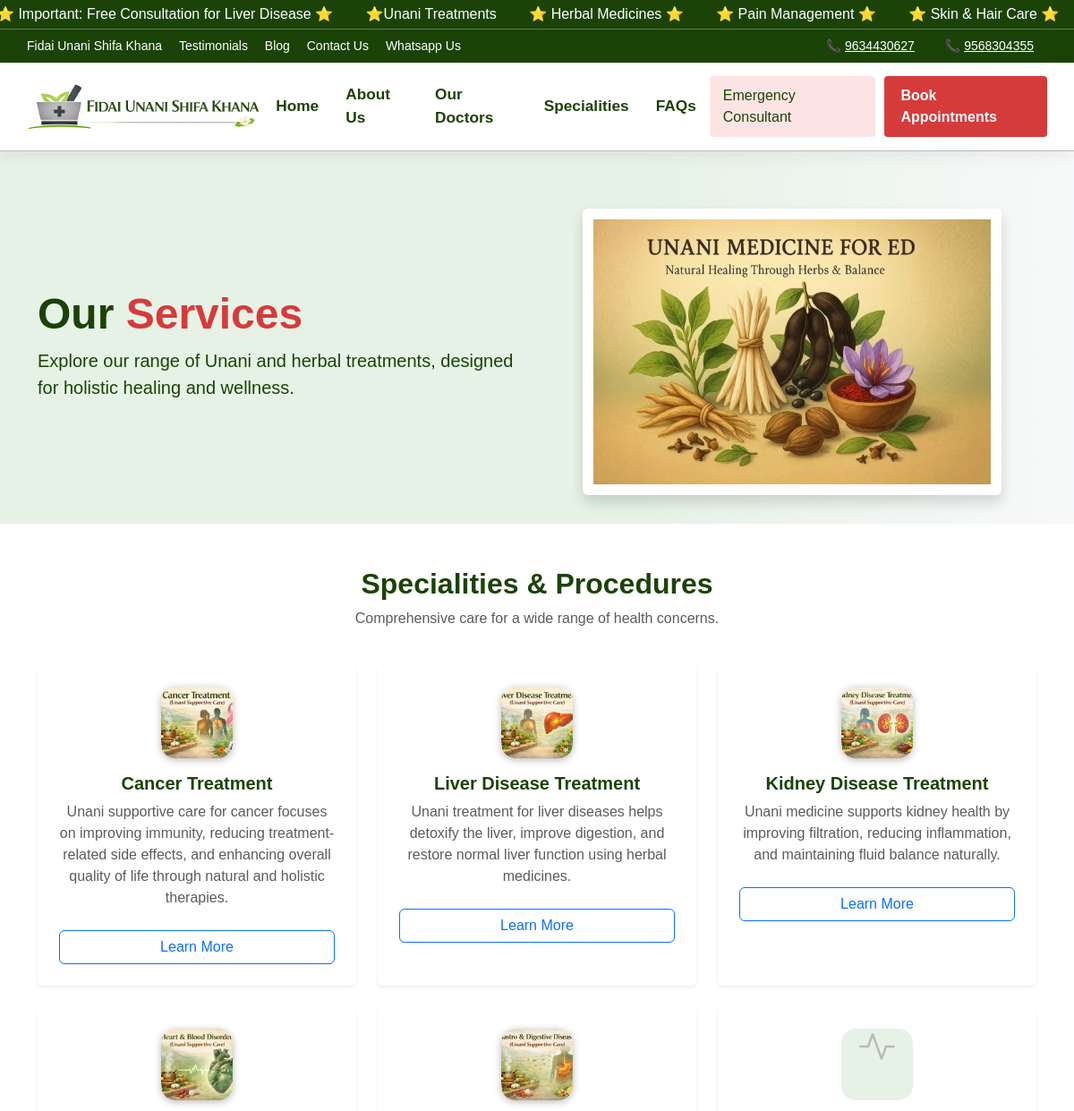
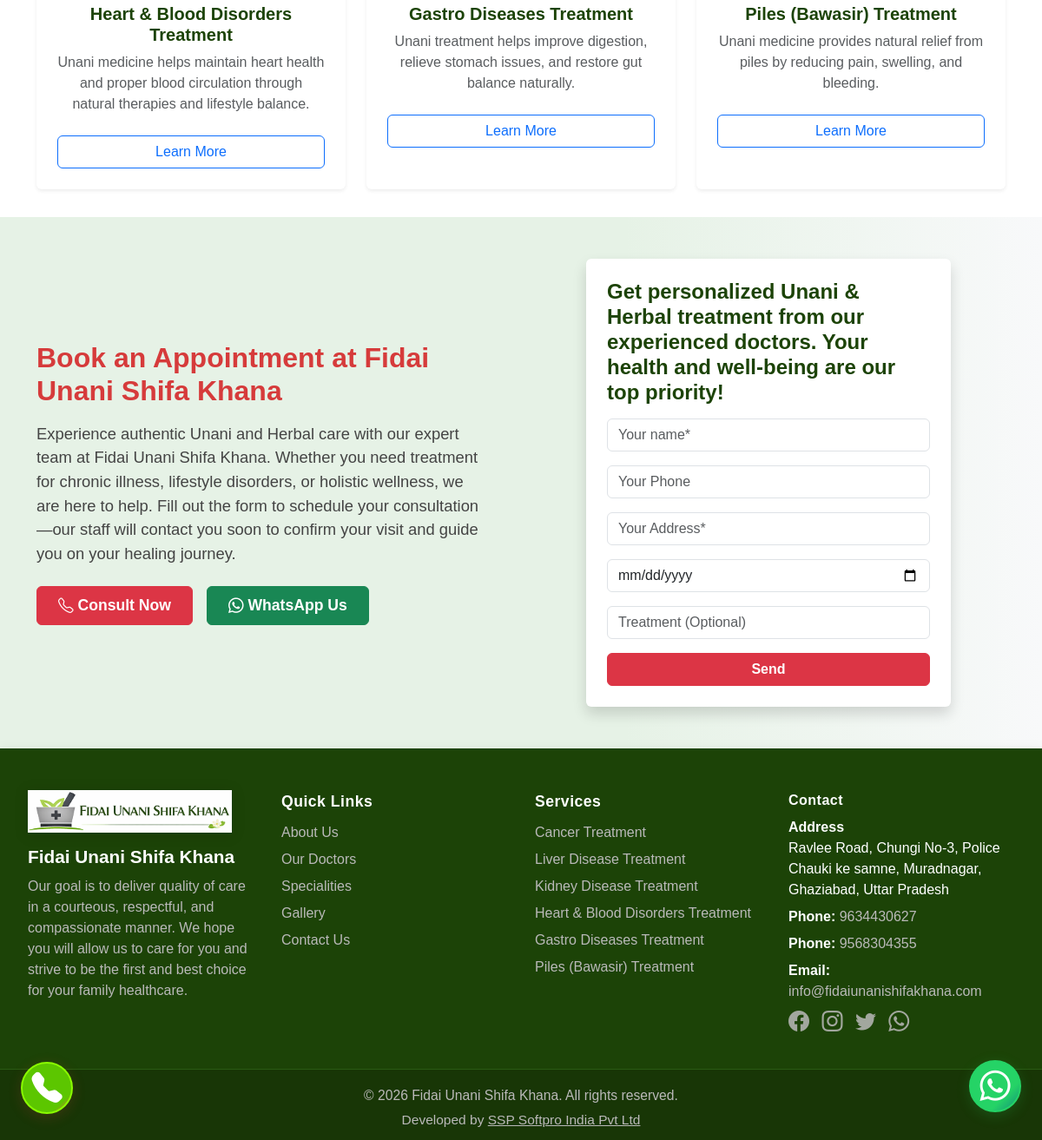
/services.php, run on the app's committed database (2 pictures, top to bottom).
### tables this page shows
CREATE TABLE `treatments` (
  `id` int(11) NOT NULL,
  `title` varchar(255) NOT NULL,
  `slug` varchar(255) NOT NULL,
  `short_description` text DEFAULT NULL,
  `full_description` longtext DEFAULT NULL,
  `symptoms` text DEFAULT NULL,
  `causes` text DEFAULT NULL,
  `procedure` text DEFAULT NULL,
  `medicines` text DEFAULT NULL,
  `duration` varchar(255) DEFAULT NULL,
  `side_effects` text DEFAULT NULL,
  `precautions` text DEFAULT NULL,
  `doctor_name` varchar(255) DEFAULT NULL,
  `related_treatments` varchar(255) DEFAULT NULL,
  `status` enum('active','inactive') DEFAULT 'active',
  `feature_image` varchar(255) DEFAULT NULL,
  `meta_title` varchar(255) DEFAULT NULL,
  `meta_description` text DEFAULT NULL,
  `meta_keywords` text DEFAULT NULL,
  `created_at` datetime DEFAULT NULL,
  `updated_at` datetime DEFAULT NULL,
  `features` text DEFAULT NULL,
  `care_plans` text DEFAULT NULL,
  `core_values` text DEFAULT NULL,
  `health_tips` text DEFAULT NULL
);

### includes/treatment-html.php (called while the page is built, shortened)
<?php
if (!function_exists('sanitize_treatment_editor_html')) {
    function sanitize_treatment_editor_html($html) {
        $html = (string) $html;
        $html = preg_replace('/<\s*script\b[^>]*>[\s\S]*?<\s*\/\s*script\s*>/i', '', $html);
        $html = preg_replace('/<\s*style\b[^>]*>[\s\S]*?<\s*\/\s*style\s*>/i', '', $html);
        $html = preg_replace('/<\s*(iframe|object|embed|form|input|textarea|select|button|link|meta|base)\b[^>]*>[\s\S]*?<\s*\/\s*\1\s*>/i', '', $html);
        $html = preg_replace('/<\s*(iframe|object|embed|link|meta|base)\b[^>]*\/?>/i', '', $html);
        $html = preg_replace('/\s+on\w+\s*=\s*(["\']).*?\1/iu', '', $html);
        $html = preg_replace('/\s+on\w+\s*=\s*[^\s>]*/iu', '', $html);
        $html = preg_replace('/javascript\s*:/iu', 'blocked:', $html);
        return trim($html);
    }
}

### services.php (the view, shortened to what this page needs)
<?php
require_once 'includes/treatment-html.php';
include 'includes/header.php';
$services = mysqli_query($conn, "SELECT t.*, c.name as category_name FROM treatments t LEFT JOIN categories c ON FIND_IN_SET(c.id, t.related_treatments) > 0 WHERE t.status='active' ORDER BY t.created_at DESC");
?>
<section class="services-hero-section section-bg" style="padding: 64px 0 32px 0; background: linear-gradient(90deg, #e6f2e6 60%, #f8f9fa 100%);">
  <div class="container">
    <div class="row align-items-center">
      <div class="col-md-6 mb-4 mb-md-0">
        <h1 class="display-5 fw-bold" style="color:#1c4307;">Our <span style="color:#d63b3b;">Services</span></h1>
        <p class="lead" style="color:#1c4307;">Explore our range of Unani and herbal treatments, designed for holistic healing and wellness.</p>
      </div>
      <div class="col-md-6 text-center">
        <img src="assets/images/services/10.webp" alt="Our Services" class="img-fluid rounded shadow" style="max-height:320px; background:#fff; padding:12px;">
      </div>
    </div>
  </div>
</section>
<section class="services-list-section" style="padding: 48px 0 32px 0;">
  <div class="container">
    <div class="row mb-4">
      <div class="col text-center">
        <h2 class="fw-bold" style="color:#1c4307;">Specialities & Procedures</h2>
        <p class="text-muted">Comprehensive care for a wide range of health concerns.</p>
      </div>
    </div>
    <div class="row g-4 justify-content-center">
      <?php if(mysqli_num_rows($services) > 0): ?>
        <?php while($service = mysqli_fetch_assoc($services)): ?>
          <div class="col-md-4">
            <div class="card h-100 shadow-sm border-0 text-center p-4">
              <div class="mb-3">
                <?php if(!empty($service['feature_image']) && file_exists('assets/images/treatments/' . $service['feature_image'])): ?>
                  <img src="assets/images/treatments/<?php echo htmlspecialchars($service['feature_image']); ?>" alt="<?php echo htmlspecialchars($service['title']); ?>" style="height:80px;width:80px;object-fit:cover;border-radius:16px;box-shadow:0 2px 8px #bab9b9;background:#fff;">
                <?php else: ?>
                  <span style="display:inline-block;width:80px;height:80px;background:#e6f2e6;border-radius:16px;"><i class="bi bi-activity" style="font-size:2.5rem;color:#bab9b9;line-height:80px;"></i></span>
                <?php endif; ?>
              </div>
              <h5 class="fw-bold" style="color:#1c4307;"><?php echo htmlspecialchars($service['title']); ?></h5>
              <p class="text-muted"><?php echo htmlspecialchars(strip_tags(sanitize_treatment_editor_html($service['short_description'] ?? $service['description'] ?? ''))); ?></p>
              <a href="services/<?php echo urlencode($service['slug']); ?>" class="btn btn-outline-primary mt-2">Learn More</a>
            </div>
          </div>
        <?php endwhile; ?>
      <?php else: ?>
        <div class="col-12 text-center text-muted">No services found.</div>
      <?php endif; ?>
    </div>
  </div>
</section>
<section class="book-appointment-section py-5" style="background:linear-gradient(90deg,#e6f2e6 60%,#f8f9fa 100%);">
  <div class="container">
    <div class="row align-items-center">
      <div class="col-lg-6 mb-4 mb-lg-0">
        <h2 class="mb-3" style="font-weight:800;color:#d63b3b;">Book an Appointment at Fidai Unani Shifa Khana</h2>
        <p style="color:#444;font-size:1.15rem;max-width:520px;">Experience authentic Unani and Herbal care with our expert team at Fidai Unani Shifa Khana. Whether you need treatment for chronic illness, lifestyle disorders, or holistic wellness, we are here to help. Fill out the form to schedule your consultation—our staff will contact you soon to confirm your visit and guide you on your healing journey.</p>
        <div class="d-flex flex-wrap gap-3 mt-4">
          <a href="tel:9999446622" class="btn btn-danger px-4 py-2" style="font-weight:600;font-size:1.1rem;"><i class="bi bi-telephone"></i> Consult Now</a>
          <a href="https://wa.me/919999999999" class="btn btn-success px-4 py-2" style="font-weight:600;font-size:1.1rem;"><i class="bi bi-whatsapp"></i> WhatsApp Us</a>
        </div>
      </div>
      <div class="col-lg-6">
        <div class="p-4 shadow rounded bg-white" style="max-width:420px;margin:0 auto;">
          <h4 class="mb-3" style="font-weight:700;color:#1c4307;">Get personalized Unani & Herbal treatment from our experienced doctors. Your health and well-being are our top priority!</h4>
          <form method="post" action="">
						<div class="mb-3">
							<input type="text" class="form-control mb-2" name="name" placeholder="Your name*" required>
						</div>
						<div class="mb-3">
							<input type="tel" class="form-control mb-2" name="phone" placeholder="Your Phone" required>
						</div>
						<div class="mb-3">
							<input type="text" class="form-control mb-2" name="address" placeholder="Your Address*" required>
						</div>
						<div class="mb-3">
							<input type="date" class="form-control mb-2" name="date" placeholder="Preferred Date">
						</div>
						<div class="mb-3">
							<input type="text" class="form-control mb-2" name="treatment" placeholder="Treatment (Optional)">
						</div>
						<button type="submit" class="btn btn-danger w-100" style="font-weight:700;">Send</button>
					</form>
        </div>
      </div>
    </div>
  </div>
</section>
<?php include 'includes/footer.php'; ?>

### includes/footer.php (shortened to what this page needs)
	<footer class="site-footer">
		<div class="footer-main">
			<?php
			require_once __DIR__ . '/config.php';
			$settings = [];
			$result = $conn->query("SELECT `key`, `value` FROM settings");
			while($row = $result->fetch_assoc()) {
				$settings[$row['key']] = $row['value'];
			}
			?>
			<div class="footer-section footer-brand">
					<img src="<?php echo htmlspecialchars($settings['logo'] ?? 'assets/images/logo/logo-light.png'); ?>" alt="<?php echo htmlspecialchars($settings['site_name'] ?? 'Fidai Unani Shifa Khana'); ?>" class="footer-logo">
					<div class="footer-title"><?php echo htmlspecialchars($settings['site_name'] ?? 'Fidai Unani Shifa Khana'); ?></div>
					<div class="footer-desc"><?php echo htmlspecialchars($settings['footer_about'] ?? 'Your trusted destination for Unani & Herbal healthcare, wellness, and holistic treatments.'); ?></div>
			</div>
			<div class="footer-section footer-links">
				<div class="footer-heading">Quick Links</div>
				<a href="about">About Us</a>
				<a href="doctors">Our Doctors</a>
				<a href="services">Specialities</a>
				<a href="#">Gallery</a>
				<a href="contact">Contact Us</a>
			</div>
			<div class="footer-section footer-services">
				<div class="footer-heading">Services</div>
				<?php
				$footerServices = $conn->query("SELECT title, slug FROM treatments WHERE status='active' ORDER BY created_at DESC LIMIT 6");
				if ($footerServices && $footerServices->num_rows > 0):
					while ($svc = $footerServices->fetch_assoc()):
				?>
					<a href="services/<?php echo urlencode($svc['slug'] ?? ''); ?>">
						<?php echo htmlspecialchars($svc['title'] ?? ''); ?>
					</a>
				<?php
					endwhile;
				endif;
				?>
			</div>
			<div class="footer-section footer-contact">
				<div class="footer-heading">Contact</div>
				<div><b>Address</b> <br><?php echo nl2br(htmlspecialchars($settings['address'] ?? '')); ?></div>
				<?php if(!empty($settings['phone'])):
				  $phones = explode(',', $settings['phone']);
				  foreach($phones as $ph): ?>
					<div><b>Phone:</b> <a href="tel:<?php echo trim($ph); ?>"><?php echo trim($ph); ?></a></div>
				<?php endforeach; endif; ?>
				<div><b>Email:</b> <a href="mailto:<?php echo htmlspecialchars($settings['email'] ?? ''); ?>"><?php echo htmlspecialchars($settings['email'] ?? ''); ?></a></div>
				<div class="footer-social">
					<?php if(!empty($settings['facebook'])): ?><a href="<?php echo htmlspecialchars($settings['facebook']); ?>" title="Facebook" aria-label="Facebook" style="color:#bab9b9;"><i class="bi bi-facebook" style="font-size: 1.5rem;"></i></a><?php endif; ?>
					<?php if(!empty($settings['instagram'])): ?><a href="<?php echo htmlspecialchars($settings['instagram']); ?>" title="Instagram" aria-label="Instagram" style="color:#bab9b9;"><i class="bi bi-instagram" style="font-size: 1.5rem;"></i></a><?php endif; ?>
					<?php if(!empty($settings['twitter'])): ?><a href="<?php echo htmlspecialchars($settings['twitter']); ?>" title="Twitter" aria-label="Twitter" style="color:#bab9b9;"><i class="bi bi-twitter" style="font-size: 1.5rem;"></i></a><?php endif; ?>
					<?php if(!empty($settings['whatsapp'])): ?><a href="https://wa.me/<?php echo htmlspecialchars($settings['whatsapp']); ?>" title="WhatsApp" aria-label="WhatsApp" style="color:#bab9b9;"><i class="bi bi-whatsapp" style="font-size: 1.5rem;"></i></a><?php endif; ?>
				</div>
			</div>
		</div>
		<div class="footer-bottom">
			<div><?php echo htmlspecialchars($settings['footer_copyright'] ?? '© 2026 Fidai Unani Shifa Khana. All rights reserved.'); ?></div>
			<div class="footer-dev">Developed by <a href="http://sspsoftproindia.com/" target="_blank">SSP Softpro India Pvt Ltd</a></div>
		</div>
	</footer>
	<a href="tel:+919634430627" class="sticky-contact-btn sticky-call-btn" title="Call Now" style="z-index:10001;">
		<i class="bi bi-telephone-fill"></i>
	</a>
	<a href="https://wa.me/9634430627" target="_blank" class="sticky-contact-btn sticky-whatsapp-btn" title="WhatsApp" style="z-index:10000;">
		<i class="bi bi-whatsapp"></i>
	</a>
	<link rel="stylesheet" href="https://cdn.jsdelivr.net/npm/bootstrap-icons@1.11.1/font/bootstrap-icons.css">
<link rel="stylesheet" href="https://cdnjs.cloudflare.com/ajax/libs/OwlCarousel2/2.3.4/assets/owl.carousel.min.css" />
<link rel="stylesheet" href="https://cdnjs.cloudflare.com/ajax/libs/OwlCarousel2/2.3.4/assets/owl.theme.default.min.css" />
	</body>
	</html>

### assets/css/style.css (style rules this page uses)
.footer-services a { display: block; color: #bab9b9; text-decoration: none; margin-bottom: 7px; font-size: 1rem; transition: color 0.2s; }
.site-footer { background: #1c4307; color: #fff; padding: 48px 0 0 0; font-family: 'Poppins', Arial, sans-serif; box-shadow: 0 -2px 12px rgba(0,0,0,0.04); }
.footer-main { display: flex; justify-content: space-between; align-items: flex-start; max-width: 1200px; margin: 0 auto; padding: 0 32px 32px 32px; flex-wrap: wrap; gap: 32px; }
.footer-section { flex: 1 1 220px; min-width: 220px; }
.footer-brand { display: flex; flex-direction: column; align-items: flex-start; }
.footer-logo { width: 235px; margin-bottom: 12px; filter: drop-shadow(0 2px 8px rgba(0,0,0,0.12)); }
.footer-title { font-size: 1.3rem; font-weight: 700; margin-bottom: 6px; color: #fff; }
.footer-desc { font-size: 1rem; color: #bab9b9; margin-bottom: 12px; }
.footer-heading { font-size: 1.1rem; font-weight: 600; margin-bottom: 10px; color: #fff; letter-spacing: 0.5px; }
.footer-links a { display: block; color: #bab9b9; text-decoration: none; margin-bottom: 7px; font-size: 1rem; transition: color 0.2s; }
.footer-contact div { margin-bottom: 7px; font-size: 1rem; }
.footer-contact a { color: #bab9b9; text-decoration: none; transition: color 0.2s; }
.footer-social { margin-top: 10px; }
.footer-social a { display: inline-block; margin-right: 10px; opacity: 0.85; transition: opacity 0.2s; }
.footer-bottom { background: #183606; color: #bab9b9; text-align: center; padding: 18px 10px 12px 10px; font-size: 0.98rem; border-top: 1px solid #2a5a13; display: flex; flex-direction: column; gap: 4px; }
.footer-dev { font-size: 0.97rem; color: #bab9b9; }
.footer-dev a { color: #bab9b9; text-decoration: underline; font-weight: 500; transition: color 0.2s; }
* { margin: 0; padding: 0; box-sizing: border-box; font-family: Arial, sans-serif; }
body { font-family: 'Segoe UI', Arial, sans-serif; background: #f8f9fa; color: #1c4307; }
:root { --marquee-h: 32px; }
footer { background: #1c4307; color: #fff; }
.section-bg { background: #bab9b9; }

### includes/footer.php (style rules this page uses)
.sticky-contact-btn { position: fixed; z-index: 9999; width: 60px; height: 60px; border-radius: 50%; display: flex; align-items: center; justify-content: center; box-shadow: 0 4px 16px rgba(0,0,0,0.18); background: #fff; transition: transform 0.3s cubic-bezier(.68,-0.55,.27,1.55), box-shadow 0.2s; cursor: pointer; animation: stickyBounce 1.2s infinite alternate; }
.sticky-call-btn { left: 24px; bottom: 30px; background: linear-gradient(135deg, #5cc600 80%, #ff4d4d 100%); color: #fff; border: 2px solid #8afb01; box-shadow: 0 4px 16px rgba(214,59,59,0.18); animation: stickyBounce 1.2s infinite alternate, blinkCall 1.1s infinite; }
.sticky-whatsapp-btn { right: 24px; bottom: 32px; background: linear-gradient(135deg, #25d366 70%, #128c7e 100%); color: #fff; border: 2px solid #25d366; box-shadow: 0 4px 16px rgba(37,211,102,0.18); }
.sticky-contact-btn i { font-size: 2.2rem; transition: color 0.2s; }

### data on the page
treatments: feature_image (picture), title "Cancer Treatment", short_description "Unani supportive care for cancer focuses on improving immunity, reducing treatment-related side effects, and enhancing overall quality of life through natural and holistic therapies."
treatments: feature_image (picture), title "Liver Disease Treatment", short_description "Unani treatment for liver diseases helps detoxify the liver, improve digestion, and restore normal liver function using herbal medicines."
treatments: feature_image (picture), title "Kidney Disease Treatment", short_description "Unani medicine supports kidney health by improving filtration, reducing inflammation, and maintaining fluid balance naturally."
treatments: feature_image (picture), title "Heart & Blood Disorders Treatment", short_description "Unani medicine helps maintain heart health and proper blood circulation through natural therapies and lifestyle balance."
treatments: feature_image (picture), title "Gastro Diseases Treatment", short_description "Unani treatment helps improve digestion, relieve stomach issues, and restore gut balance naturally."
treatments: title "Piles (Bawasir) Treatment", short_description "Unani medicine provides natural relief from piles by reducing pain, swelling, and bleeding."

### other printed values
$settings['site_name'] "Fidai Unani Shifa Khana"
$ph "9634430627"
$ph "9568304355"
$settings['address'] "Ravlee Road, Chungi No-3, Police Chauki ke samne, Muradnagar, Ghaziabad, Uttar Pradesh"
$settings['email'] "info@fidaiunanishifakhana.com"
$settings['footer_copyright'] "© 2026 Fidai Unani Shifa Khana. All rights reserved."
